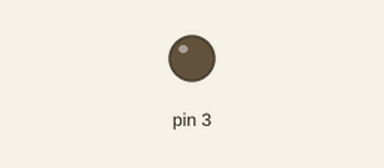
This sketch was run on a simulated Arduino Uno, built with avr-gcc and run on an emulated ATmega328P. Parts: output pins drawn as LEDs (lit = HIGH).

Above: at 4.0 s.
At 12.0 s:
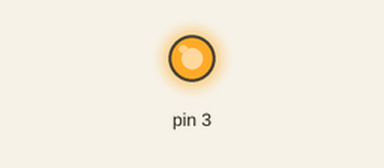
Timing chart, 0 to 20.8 s (numbered marks = the images above):
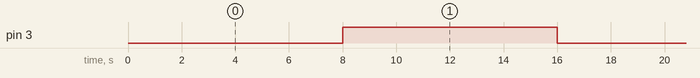

Measured:
- by itself, pin 3: alternates HIGH for 8.0 s and LOW for 8.0 s

The sketch:

prueba_motobomba.ino
```cpp
#include <Servo.h>
#define RELAY_ON 0
#define RELAY_OFF 1
int letra=0;


void setup() {
Serial.begin (9600);
digitalWrite (3,RELAY_OFF);
pinMode (3,OUTPUT);

}

void loop() {

digitalWrite(3,RELAY_ON);
delay (8000);
digitalWrite(3,RELAY_OFF);
delay (8000);

 }
```
